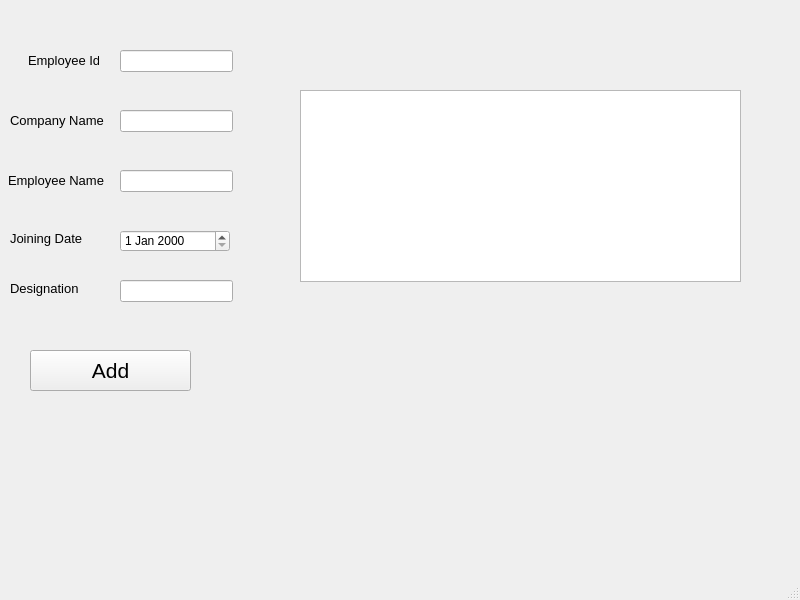
<?xml version="1.0" encoding="UTF-8"?>
<ui version="4.0">
 <class>MainWindow</class>
 <widget class="QMainWindow" name="MainWindow">
  <property name="geometry">
   <rect>
    <x>0</x>
    <y>0</y>
    <width>800</width>
    <height>600</height>
   </rect>
  </property>
  <property name="windowTitle">
   <string>MainWindow</string>
  </property>
  <widget class="QWidget" name="centralwidget">
   <widget class="QLabel" name="TimeLabel">
    <property name="geometry">
     <rect>
      <x>620</x>
      <y>20</y>
      <width>161</width>
      <height>31</height>
     </rect>
    </property>
    <property name="font">
     <font>
      <pointsize>16</pointsize>
     </font>
    </property>
    <property name="text">
     <string/>
    </property>
   </widget>
   <widget class="QLabel" name="EmpId">
    <property name="geometry">
     <rect>
      <x>28</x>
      <y>50</y>
      <width>71</width>
      <height>20</height>
     </rect>
    </property>
    <property name="font">
     <font>
      <pointsize>10</pointsize>
     </font>
    </property>
    <property name="text">
     <string>Employee Id</string>
    </property>
   </widget>
   <widget class="QLabel" name="CompanyName">
    <property name="geometry">
     <rect>
      <x>10</x>
      <y>110</y>
      <width>101</width>
      <height>20</height>
     </rect>
    </property>
    <property name="font">
     <font>
      <pointsize>10</pointsize>
     </font>
    </property>
    <property name="text">
     <string>Company Name</string>
    </property>
   </widget>
   <widget class="QLabel" name="Designation">
    <property name="geometry">
     <rect>
      <x>10</x>
      <y>280</y>
      <width>71</width>
      <height>16</height>
     </rect>
    </property>
    <property name="font">
     <font>
      <pointsize>10</pointsize>
     </font>
    </property>
    <property name="text">
     <string>Designation</string>
    </property>
   </widget>
   <widget class="QLabel" name="JoiningDate">
    <property name="geometry">
     <rect>
      <x>10</x>
      <y>230</y>
      <width>81</width>
      <height>16</height>
     </rect>
    </property>
    <property name="font">
     <font>
      <pointsize>10</pointsize>
     </font>
    </property>
    <property name="text">
     <string>Joining Date</string>
    </property>
   </widget>
   <widget class="QLabel" name="EmpName">
    <property name="geometry">
     <rect>
      <x>8</x>
      <y>170</y>
      <width>101</width>
      <height>20</height>
     </rect>
    </property>
    <property name="font">
     <font>
      <pointsize>10</pointsize>
     </font>
    </property>
    <property name="text">
     <string>Employee Name</string>
    </property>
   </widget>
   <widget class="QLineEdit" name="lineEdit_empid">
    <property name="geometry">
     <rect>
      <x>120</x>
      <y>50</y>
      <width>113</width>
      <height>22</height>
     </rect>
    </property>
   </widget>
   <widget class="QLineEdit" name="lineEdit_2Cname">
    <property name="geometry">
     <rect>
      <x>120</x>
      <y>110</y>
      <width>113</width>
      <height>22</height>
     </rect>
    </property>
   </widget>
   <widget class="QLineEdit" name="lineEdit_3EName">
    <property name="geometry">
     <rect>
      <x>120</x>
      <y>170</y>
      <width>113</width>
      <height>22</height>
     </rect>
    </property>
   </widget>
   <widget class="QLineEdit" name="lineEdit_5Designation">
    <property name="geometry">
     <rect>
      <x>120</x>
      <y>280</y>
      <width>113</width>
      <height>22</height>
     </rect>
    </property>
   </widget>
   <widget class="QTableWidget" name="tableWidget">
    <property name="geometry">
     <rect>
      <x>300</x>
      <y>90</y>
      <width>441</width>
      <height>192</height>
     </rect>
    </property>
   </widget>
   <widget class="QPushButton" name="BtnEmployee">
    <property name="geometry">
     <rect>
      <x>30</x>
      <y>350</y>
      <width>161</width>
      <height>41</height>
     </rect>
    </property>
    <property name="font">
     <font>
      <pointsize>16</pointsize>
     </font>
    </property>
    <property name="text">
     <string>Add</string>
    </property>
   </widget>
   <widget class="QDateEdit" name="dateEdit">
    <property name="geometry">
     <rect>
      <x>120</x>
      <y>230</y>
      <width>110</width>
      <height>22</height>
     </rect>
    </property>
   </widget>
   <widget class="QLabel" name="labelcurrentemp">
    <property name="geometry">
     <rect>
      <x>310</x>
      <y>310</y>
      <width>201</width>
      <height>61</height>
     </rect>
    </property>
    <property name="font">
     <font>
      <pointsize>12</pointsize>
     </font>
    </property>
    <property name="text">
     <string/>
    </property>
   </widget>
  </widget>
  <widget class="QMenuBar" name="menubar">
   <property name="geometry">
    <rect>
     <x>0</x>
     <y>0</y>
     <width>800</width>
     <height>22</height>
    </rect>
   </property>
  </widget>
  <widget class="QStatusBar" name="statusbar"/>
 </widget>
 <resources/>
 <connections/>
</ui>
